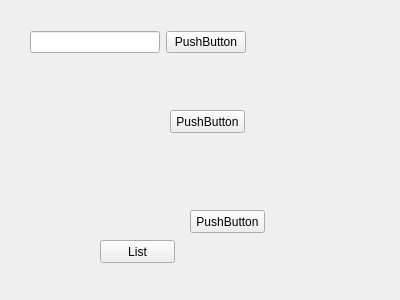
<?xml version="1.0" encoding="UTF-8"?>
<ui version="4.0">
 <class>Form</class>
 <widget class="QWidget" name="Form">
  <property name="geometry">
   <rect>
    <x>0</x>
    <y>0</y>
    <width>400</width>
    <height>300</height>
   </rect>
  </property>
  <property name="windowTitle">
   <string>Form</string>
  </property>
  <widget class="QPushButton" name="pushButton">
   <property name="geometry">
    <rect>
     <x>170</x>
     <y>110</y>
     <width>75</width>
     <height>23</height>
    </rect>
   </property>
   <property name="text">
    <string>PushButton</string>
   </property>
  </widget>
  <widget class="QPushButton" name="pushButton_2">
   <property name="geometry">
    <rect>
     <x>190</x>
     <y>210</y>
     <width>75</width>
     <height>23</height>
    </rect>
   </property>
   <property name="text">
    <string>PushButton</string>
   </property>
  </widget>
  <widget class="QPushButton" name="pushButton_4">
   <property name="geometry">
    <rect>
     <x>100</x>
     <y>240</y>
     <width>75</width>
     <height>23</height>
    </rect>
   </property>
   <property name="text">
    <string>List</string>
   </property>
  </widget>
  <widget class="QWidget" name="">
   <property name="geometry">
    <rect>
     <x>30</x>
     <y>30</y>
     <width>216</width>
     <height>25</height>
    </rect>
   </property>
   <layout class="QHBoxLayout" name="horizontalLayout">
    <item>
     <widget class="QLineEdit" name="lineEdit"/>
    </item>
    <item>
     <widget class="QPushButton" name="pushButton_3">
      <property name="text">
       <string>PushButton</string>
      </property>
     </widget>
    </item>
   </layout>
  </widget>
 </widget>
 <resources/>
 <connections/>
</ui>
